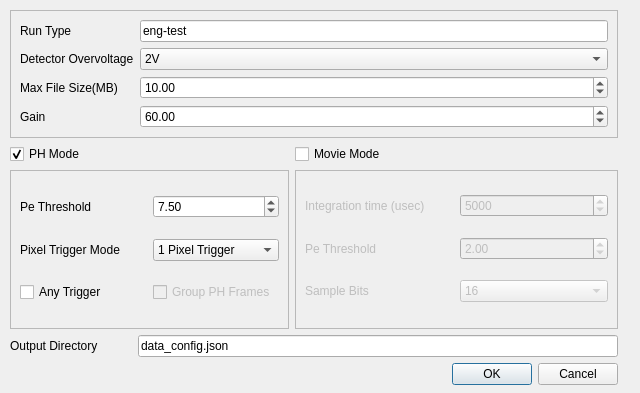
<?xml version="1.0" encoding="UTF-8"?>
<ui version="4.0">
 <class>Form</class>
 <widget class="QWidget" name="Form">
  <property name="geometry">
   <rect>
    <x>0</x>
    <y>0</y>
    <width>640</width>
    <height>393</height>
   </rect>
  </property>
  <property name="windowTitle">
   <string>Data Config</string>
  </property>
  <widget class="QWidget" name="layoutWidget">
   <property name="geometry">
    <rect>
     <x>10</x>
     <y>10</y>
     <width>621</width>
     <height>375</height>
    </rect>
   </property>
   <layout class="QGridLayout" name="gridLayout_3">
    <item row="1" column="1">
     <widget class="QLabel" name="label_11">
      <property name="text">
       <string/>
      </property>
     </widget>
    </item>
    <item row="1" column="0">
     <widget class="QCheckBox" name="ph_mode_enable">
      <property name="text">
       <string>PH Mode</string>
      </property>
      <property name="checked">
       <bool>true</bool>
      </property>
     </widget>
    </item>
    <item row="1" column="4">
     <widget class="QLabel" name="label_10">
      <property name="text">
       <string/>
      </property>
     </widget>
    </item>
    <item row="2" column="0" colspan="2">
     <widget class="QFrame" name="ph_frame">
      <property name="sizePolicy">
       <sizepolicy hsizetype="Preferred" vsizetype="Preferred">
        <horstretch>2</horstretch>
        <verstretch>6</verstretch>
       </sizepolicy>
      </property>
      <property name="frameShape">
       <enum>QFrame::Shape::StyledPanel</enum>
      </property>
      <property name="frameShadow">
       <enum>QFrame::Shadow::Raised</enum>
      </property>
      <layout class="QGridLayout" name="gridLayout_5">
       <item row="1" column="1">
        <widget class="QComboBox" name="ph_trigger_mode">
         <item>
          <property name="text">
           <string>1 Pixel Trigger</string>
          </property>
         </item>
         <item>
          <property name="text">
           <string>2 Pixels Trigger</string>
          </property>
         </item>
         <item>
          <property name="text">
           <string>3 Pixels Trigger</string>
          </property>
         </item>
        </widget>
       </item>
       <item row="0" column="1">
        <widget class="QDoubleSpinBox" name="ph_pe_threshold">
         <property name="maximum">
          <double>9999.000000000000000</double>
         </property>
         <property name="singleStep">
          <double>1.000000000000000</double>
         </property>
         <property name="value">
          <double>7.500000000000000</double>
         </property>
        </widget>
       </item>
       <item row="0" column="0">
        <widget class="QLabel" name="label_8">
         <property name="text">
          <string>Pe Threshold</string>
         </property>
        </widget>
       </item>
       <item row="2" column="0">
        <widget class="QCheckBox" name="ph_any_trigger_enable">
         <property name="text">
          <string>Any Trigger</string>
         </property>
        </widget>
       </item>
       <item row="1" column="0">
        <widget class="QLabel" name="label_9">
         <property name="text">
          <string>Pixel Trigger Mode</string>
         </property>
        </widget>
       </item>
       <item row="2" column="1">
        <widget class="QCheckBox" name="ph_group_frame_enable">
         <property name="enabled">
          <bool>false</bool>
         </property>
         <property name="text">
          <string>Group PH Frames</string>
         </property>
        </widget>
       </item>
      </layout>
     </widget>
    </item>
    <item row="5" column="0">
     <widget class="QLabel" name="label">
      <property name="sizePolicy">
       <sizepolicy hsizetype="Preferred" vsizetype="Preferred">
        <horstretch>1</horstretch>
        <verstretch>0</verstretch>
       </sizepolicy>
      </property>
      <property name="text">
       <string>Output Directory</string>
      </property>
     </widget>
    </item>
    <item row="6" column="3">
     <widget class="QDialogButtonBox" name="data_config_button">
      <property name="standardButtons">
       <set>QDialogButtonBox::StandardButton::Cancel|QDialogButtonBox::StandardButton::Ok</set>
      </property>
     </widget>
    </item>
    <item row="5" column="1" colspan="3">
     <widget class="QLineEdit" name="config_output_dir">
      <property name="sizePolicy">
       <sizepolicy hsizetype="Expanding" vsizetype="Fixed">
        <horstretch>3</horstretch>
        <verstretch>0</verstretch>
       </sizepolicy>
      </property>
      <property name="text">
       <string>data_config.json</string>
      </property>
     </widget>
    </item>
    <item row="0" column="0" colspan="4">
     <widget class="QFrame" name="frame_3">
      <property name="sizePolicy">
       <sizepolicy hsizetype="Preferred" vsizetype="Preferred">
        <horstretch>0</horstretch>
        <verstretch>1</verstretch>
       </sizepolicy>
      </property>
      <property name="frameShape">
       <enum>QFrame::Shape::StyledPanel</enum>
      </property>
      <property name="frameShadow">
       <enum>QFrame::Shadow::Raised</enum>
      </property>
      <layout class="QGridLayout" name="gridLayout_6">
       <item row="3" column="0">
        <widget class="QLabel" name="label_5">
         <property name="text">
          <string>Max File Size(MB)</string>
         </property>
        </widget>
       </item>
       <item row="2" column="1">
        <widget class="QComboBox" name="detector_overvoltage">
         <item>
          <property name="text">
           <string>2V</string>
          </property>
         </item>
         <item>
          <property name="text">
           <string>3V</string>
          </property>
         </item>
        </widget>
       </item>
       <item row="0" column="1">
        <widget class="QLineEdit" name="run_type">
         <property name="text">
          <string>eng-test</string>
         </property>
        </widget>
       </item>
       <item row="3" column="1">
        <widget class="QDoubleSpinBox" name="max_file_size">
         <property name="maximum">
          <double>9999.000000000000000</double>
         </property>
         <property name="singleStep">
          <double>1.000000000000000</double>
         </property>
         <property name="value">
          <double>10.000000000000000</double>
         </property>
        </widget>
       </item>
       <item row="2" column="0">
        <widget class="QLabel" name="label_6">
         <property name="text">
          <string>Detector Overvoltage</string>
         </property>
        </widget>
       </item>
       <item row="0" column="0">
        <widget class="QLabel" name="label_7">
         <property name="text">
          <string>Run Type</string>
         </property>
        </widget>
       </item>
       <item row="4" column="0">
        <widget class="QLabel" name="label_13">
         <property name="text">
          <string>Gain</string>
         </property>
        </widget>
       </item>
       <item row="4" column="1">
        <widget class="QDoubleSpinBox" name="gain">
         <property name="maximum">
          <double>9999.000000000000000</double>
         </property>
         <property name="singleStep">
          <double>1.000000000000000</double>
         </property>
         <property name="value">
          <double>60.000000000000000</double>
         </property>
        </widget>
       </item>
      </layout>
     </widget>
    </item>
    <item row="1" column="2">
     <widget class="QCheckBox" name="mov_mode_enable">
      <property name="text">
       <string>Movie Mode</string>
      </property>
     </widget>
    </item>
    <item row="2" column="2" colspan="2">
     <widget class="QFrame" name="mov_frame">
      <property name="enabled">
       <bool>false</bool>
      </property>
      <property name="sizePolicy">
       <sizepolicy hsizetype="Preferred" vsizetype="Preferred">
        <horstretch>2</horstretch>
        <verstretch>6</verstretch>
       </sizepolicy>
      </property>
      <property name="frameShape">
       <enum>QFrame::Shape::StyledPanel</enum>
      </property>
      <property name="frameShadow">
       <enum>QFrame::Shadow::Raised</enum>
      </property>
      <layout class="QGridLayout" name="gridLayout_2">
       <item row="1" column="0">
        <widget class="QLabel" name="label_14">
         <property name="text">
          <string>Pe Threshold</string>
         </property>
        </widget>
       </item>
       <item row="0" column="0">
        <widget class="QLabel" name="label_15">
         <property name="text">
          <string>Integration time (usec)</string>
         </property>
        </widget>
       </item>
       <item row="1" column="1">
        <widget class="QDoubleSpinBox" name="mov_ph_threshold">
         <property name="maximum">
          <double>9999.000000000000000</double>
         </property>
         <property name="singleStep">
          <double>1.000000000000000</double>
         </property>
         <property name="value">
          <double>2.000000000000000</double>
         </property>
        </widget>
       </item>
       <item row="2" column="0">
        <widget class="QLabel" name="label_16">
         <property name="text">
          <string>Sample Bits</string>
         </property>
        </widget>
       </item>
       <item row="2" column="1">
        <widget class="QComboBox" name="mov_sample_bits">
         <item>
          <property name="text">
           <string>16</string>
          </property>
         </item>
         <item>
          <property name="text">
           <string>8</string>
          </property>
         </item>
        </widget>
       </item>
       <item row="0" column="1">
        <widget class="QSpinBox" name="mov_integration_time">
         <property name="maximum">
          <number>9999999</number>
         </property>
         <property name="value">
          <number>5000</number>
         </property>
        </widget>
       </item>
      </layout>
     </widget>
    </item>
   </layout>
  </widget>
 </widget>
 <resources/>
 <connections/>
</ui>
